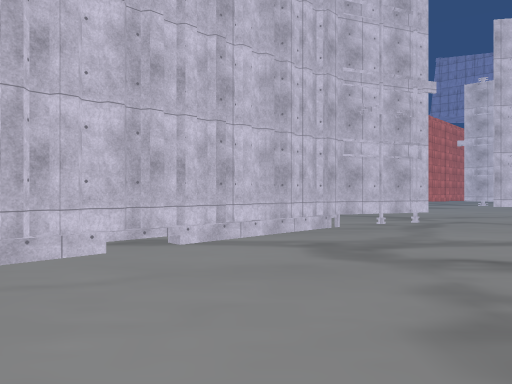
[1] (above)

24 first-person views from a walk through a 3-D level made in the Unity game engine. The camera is 1.4 m above the floor, looks level and sees 70° across. The floor is counted in squares, 2 m on a side. Each view is taken from the middle of a square. On the plan, view 1 faces up. The plan holds only what a view shows up to about 11 squares ahead; the rest is blank. The place goes on beyond the plan. The player character is not drawn. Some surface patterns are stand-ins.

[2]
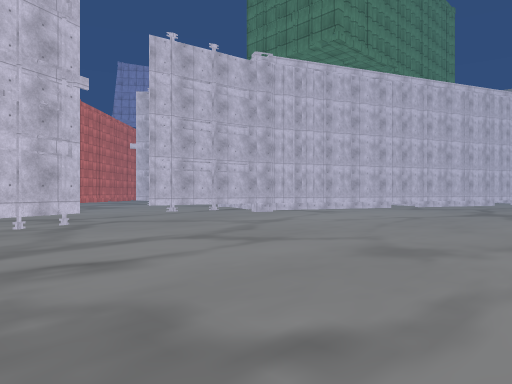

[3]
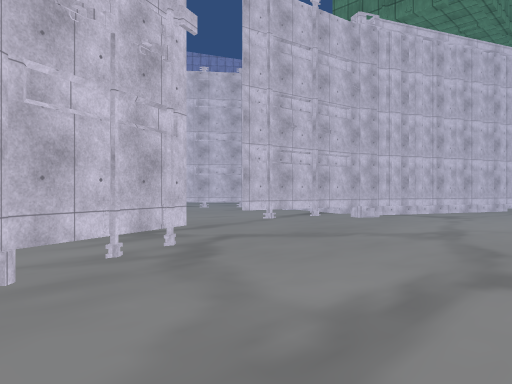

[4]
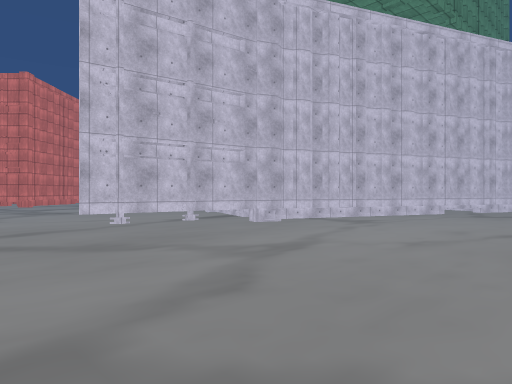

[5]
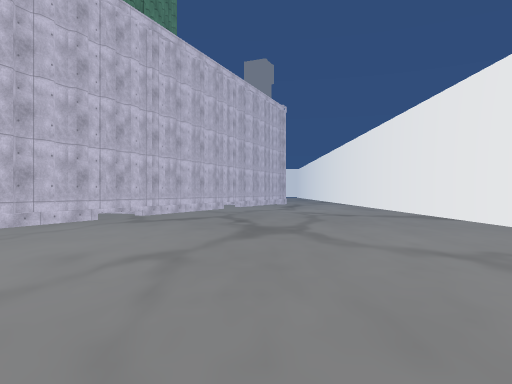

[6]
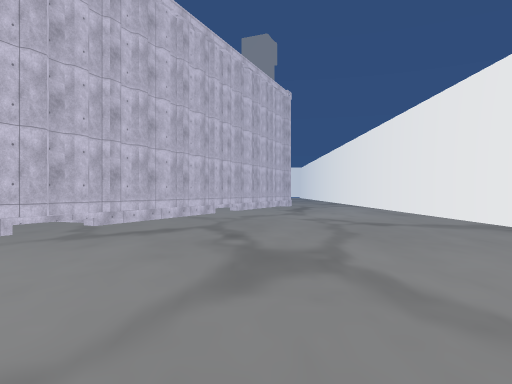

[7]
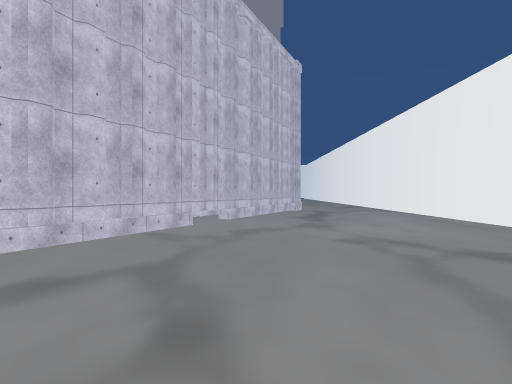

[8]
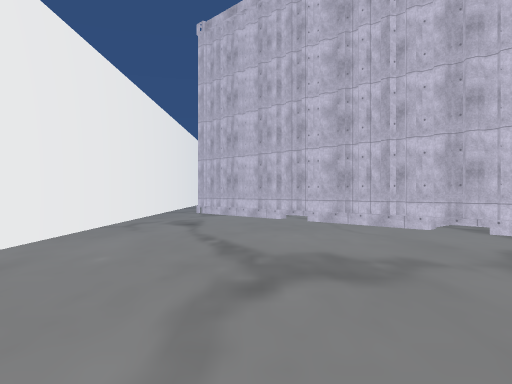

[9]
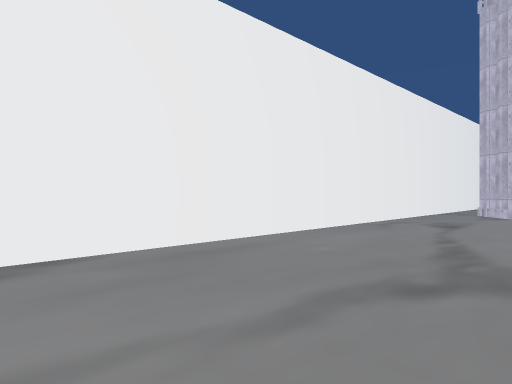

[10]
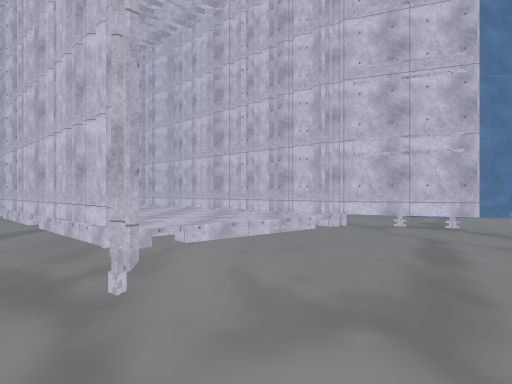

[11]
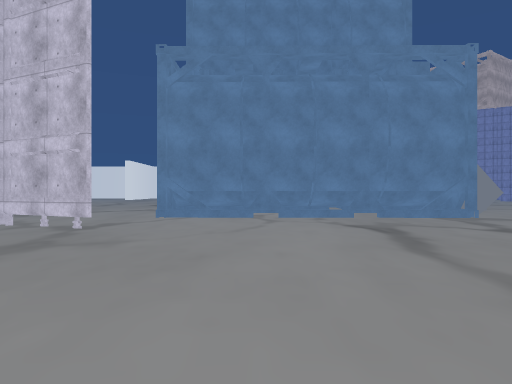

[12]
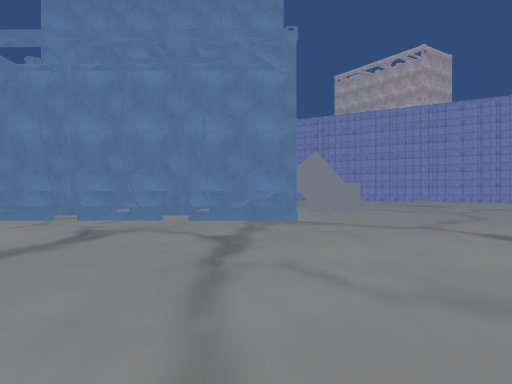

[13]
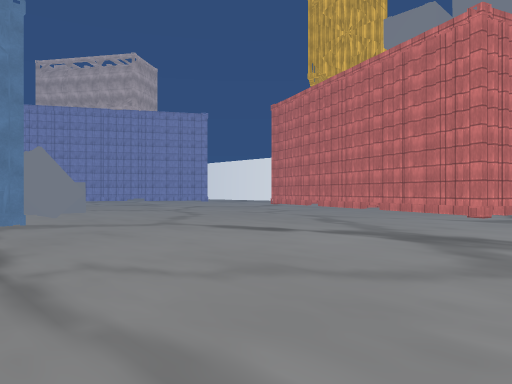

[14]
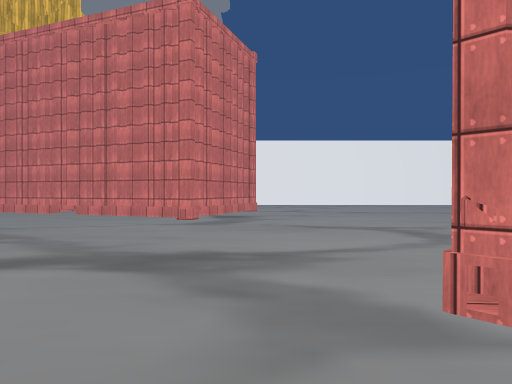

[15]
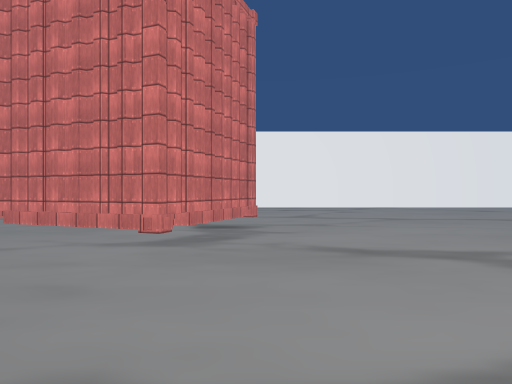

[16]
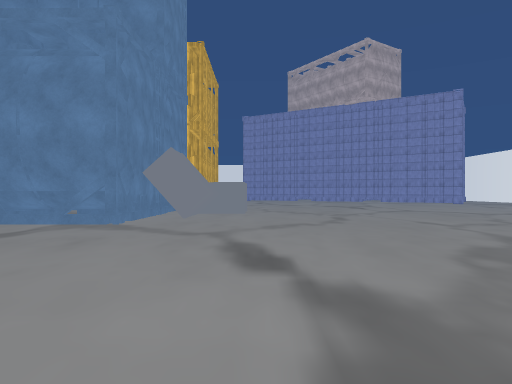

[17]
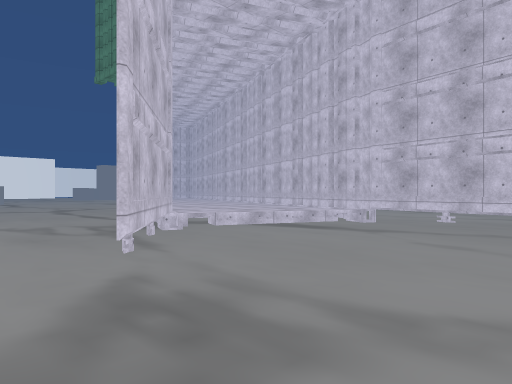

[18]
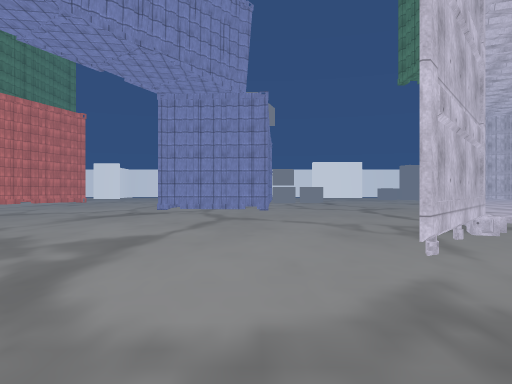

[19]
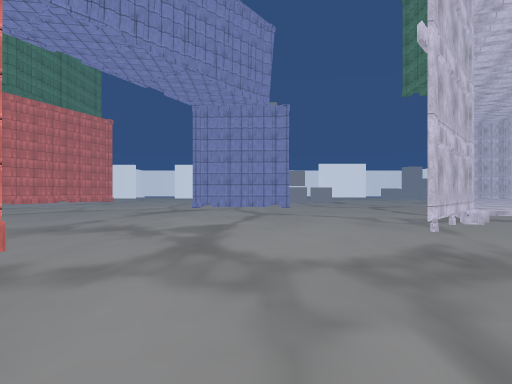

[20]
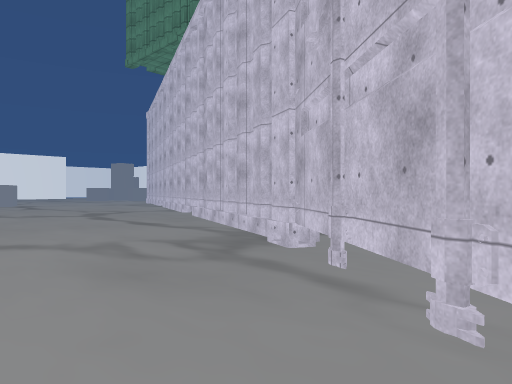

[21]
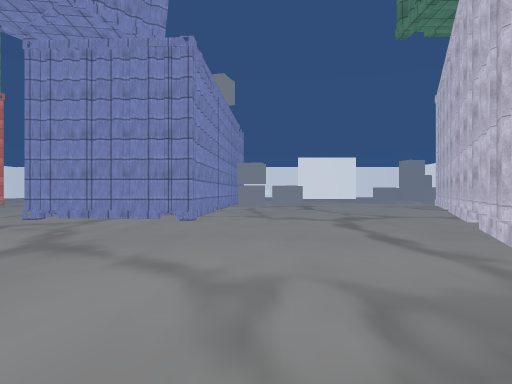

[22]
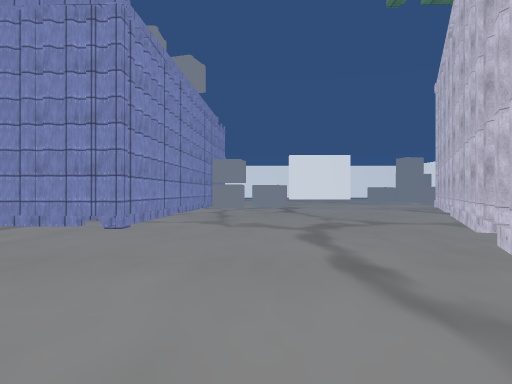

[23]
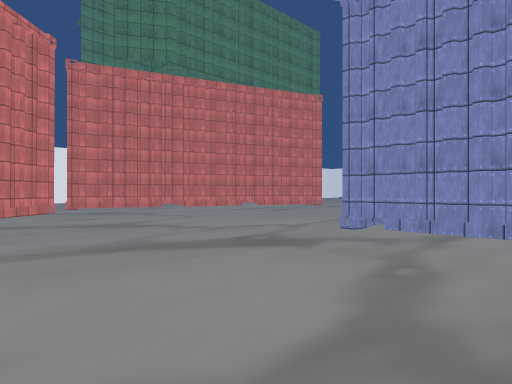

[24]
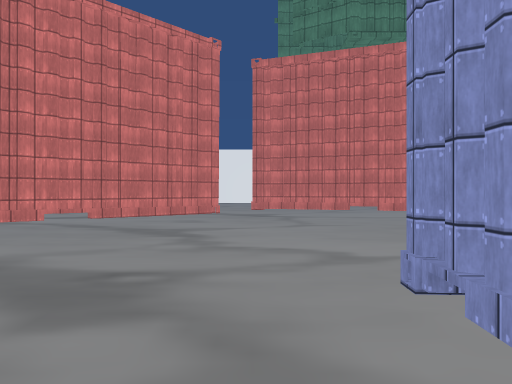

### Floor plan
Key: @ floor where view 1 was taken; # wall or solid block; . main floor; : floor 0.5 m higher than the main floor; / step, stairs or slope; ^ raised ledge; T thing the floor can be seen under or through; O other object.
Columns run from 7 left of view 1 to 25 right of it. Each row starts with its distance up from view 1.
 36            ........
 35           ##.......
 34           #.......
 33      ##   #.......
 32 ..  ..#####......
 31 .................
 30 ................       ##
 29 ................      ##.......
 28 ...............      ##........
 27 ...............     ##.........
 26 ..............      #.........
 25 .............        .........
 24 .............#     ............
 23 OO...........     .............
 22 ####.........    .............
 21   ##.........  #.............
 20   #/........................
 19   ##.......................#
 18   #/.......................#
 17   #/.......................# ###
 16   #/...........................#
 15   #/............##..............
 14  ###........ ....###............
 13   ....T...   ......^^...........
 12   ....T... ........^^##.........
 11   ...TT...........^^^^^##.......
 10   ..##/.......TT..^^^^ ^^##^....
  9   .##::/.......TTT##^       ##..
  8   ##::::/##.........##  ^^    ##
  7   #:::::##............##^^
  6   :::::##...............^##
  5      ###...................##  ^
  4     ##.......................##^^
  3    ##..........................^#
  2  :##.............................
  1  ##..............................
  0 ##.....@.....     ...............
 -1 #............      ..............
 -2 ############         ############

Where each view was taken, in squares from view 1:
view 1: 0 up, 0 right, facing up
view 2: 0 up, 1 right, facing up-right
view 3: 4 up, 1 right, facing up-right
view 4: 3 up, 4 right, facing up-right
view 5: 3 up, 7 right, facing right
view 6: 3 up, 10 right, facing right
view 7: 3 up, 14 right, facing right
view 8: 1 up, 5 right, facing left
view 9: 2 up, 5 right, facing down-left
view 10: 9 up, 6 right, facing left
view 11: 16 up, 6 right, facing left
view 12: 21 up, 5 right, facing left
view 13: 20 up, 5 right, facing up-left
view 14: 22 up, 4 right, facing up
view 15: 25 up, 4 right, facing up
view 16: 25 up, 4 right, facing left
view 17: 17 up, 6 right, facing down-right
view 18: 17 up, 6 right, facing right
view 19: 18 up, 4 right, facing right
view 20: 17 up, 9 right, facing down-right
view 21: 15 up, 11 right, facing right
view 22: 14 up, 13 right, facing right
view 23: 17 up, 14 right, facing up-right
view 24: 18 up, 19 right, facing up
